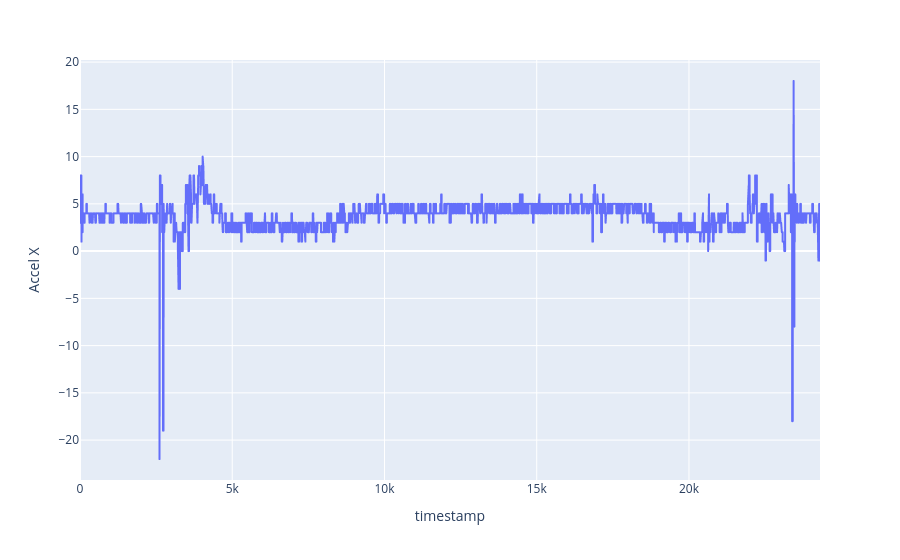

Notebook code cell kept with this figure:
### Code cell
accel_data.plot(x="timestamp", y="Accel X")

### Figure 1 — Plotly figure (JSON) as saved in the notebook; plotly's stock layout.template omitted (floating-point values rounded to 4 significant figures; data arrays with more than 128 entries replaced by an {"elided": "..."} marker saying what was removed)
{"data": [{"hovertemplate": "timestamp=%{x}<br>Accel X=%{y}<extra></extra>", "legendgroup": "", "line": {"color": "#636efa", "dash": "solid"}, "marker": {"symbol": "circle"}, "mode": "lines", "name": "", "showlegend": false, "type": "scattergl", "x": {"elided": "4473 int values"}, "xaxis": "x", "y": {"elided": "4473 int values"}, "yaxis": "y"}], "layout": {"legend": {"tracegroupgap": 0}, "margin": {"t": 60}, "xaxis": {"anchor": "y", "domain": [0, 1], "title": {"text": "timestamp"}}, "yaxis": {"anchor": "x", "domain": [0, 1], "title": {"text": "Accel X"}}}}
